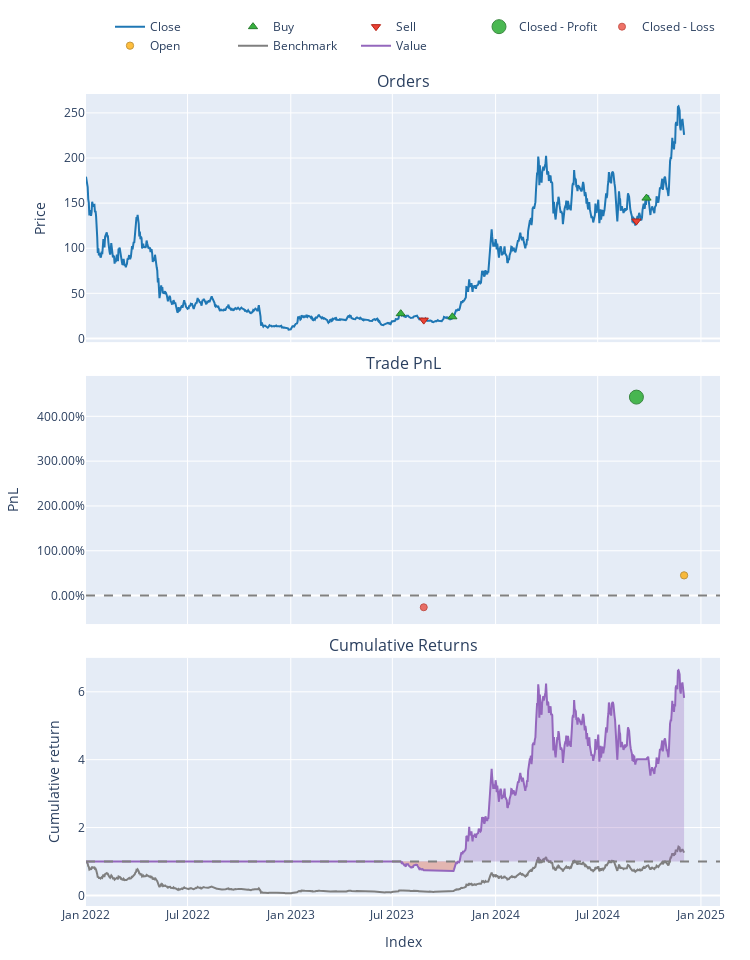

Source (notebook cell):
### Code cell
pf['SOLUSD'].plot().show()

### Figure 1 — Plotly figure (JSON) as saved in the notebook; plotly's stock layout.template omitted (floating-point values rounded to 4 significant figures; data arrays with more than 128 entries replaced by an {"elided": "..."} marker saying what was removed)
{"data": [{"legendgroup": "0", "line": {"color": "#1f77b4"}, "mode": "lines", "name": "Close", "showlegend": true, "type": "scatter", "uid": "41a5deaf-5513-4528-91d2-b019d303a616", "x": {"elided": "1067 str values"}, "xaxis": "x", "y": {"elided": "1067 float values"}, "yaxis": "y"}, {"customdata": [["0", "2023-07-16 00:00:00+00:00", "2023-07-16 00:00:00+00:00", "2023-07-16 00:00:00+00:00", 3.646, 27.43, 0, "Market", "None"], ["2", "2023-10-16 00:00:00+00:00", "2023-10-16 00:00:00+00:00", "2023-10-16 00:00:00+00:00", 3.083, 23.97, 0, "Market", "None"], ["4", "2024-09-26 00:00:00+00:00", "2024-09-26 00:00:00+00:00", "2024-09-26 00:00:00+00:00", 2.579, 155.6, 0, "Market", "None"]], "hovertemplate": "<br>Order Id: %{customdata[0]}\n<br>Signal Index: %{customdata[1]}\n<br>Creation Index: %{customdata[2]}\n<br>Fill Index: %{customdata[3]}\n<br>Size: %{customdata[4]:,}\n<br>Price: %{customdata[5]:,}\n<br>Fees: %{customdata[6]:,}\n<br>Type: %{customdata[7]}\n<br>Stop Type: %{customdata[8]}", "legendgroup": "1", "marker": {"color": "#37B13F", "line": {"color": "rgb(38,123,44)", "width": 1}, "size": 8, "symbol": "triangle-up"}, "mode": "markers", "name": "Buy", "type": "scatter", "uid": "4087c966-8d52-4ecf-afad-3edb428cf0e5", "x": ["2023-07-16T00:00:00+00:00", "2023-10-16T00:00:00+00:00", "2024-09-26T00:00:00+00:00"], "xaxis": "x", "y": [27.43, 23.97, 155.6], "yaxis": "y"}, {"customdata": [["1", "2023-08-26 00:00:00+00:00", "2023-08-26 00:00:00+00:00", "2023-08-26 00:00:00+00:00", 3.646, 20.27, 0, "Market", "None"], ["3", "2024-09-08 00:00:00+00:00", "2024-09-08 00:00:00+00:00", "2024-09-08 00:00:00+00:00", 3.083, 130.1, 0, "Market", "None"]], "hovertemplate": "<br>Order Id: %{customdata[0]}\n<br>Signal Index: %{customdata[1]}\n<br>Creation Index: %{customdata[2]}\n<br>Fill Index: %{customdata[3]}\n<br>Size: %{customdata[4]:,}\n<br>Price: %{customdata[5]:,}\n<br>Fees: %{customdata[6]:,}\n<br>Type: %{customdata[7]}\n<br>Stop Type: %{customdata[8]}", "legendgroup": "2", "marker": {"color": "#EA4335", "line": {"color": "rgb(181,31,18)", "width": 1}, "size": 8, "symbol": "triangle-down"}, "mode": "markers", "name": "Sell", "type": "scatter", "uid": "84dbe0a5-f57d-4095-9c1c-51a45617a00e", "x": ["2023-08-26T00:00:00+00:00", "2024-09-08T00:00:00+00:00"], "xaxis": "x", "y": [20.27, 130.1], "yaxis": "y"}, {"customdata": [["1", "1", "2024-09-08 00:00:00+00:00", 327.3, 4.429]], "hovertemplate": "<br>Exit Trade Id: %{customdata[0]}\n<br>Position Id: %{customdata[1]}\n<br>Exit Index: %{customdata[2]}\n<br>PnL: %{customdata[3]:,}\n<br>Return: %{customdata[4]:,%}", "legendgroup": "3", "marker": {"color": "#37B13F", "line": {"color": "rgb(38,123,44)", "width": 1}, "opacity": [0.9], "size": [14], "symbol": "circle"}, "mode": "markers", "name": "Closed - Profit", "type": "scatter", "uid": "8aa362c8-015c-46f6-8a55-7288499a2d72", "x": ["2024-09-08T00:00:00+00:00"], "xaxis": "x2", "y": [4.429], "yaxis": "y2"}, {"customdata": [["0", "0", "2023-08-26 00:00:00+00:00", -26.1, -0.261]], "hovertemplate": "<br>Exit Trade Id: %{customdata[0]}\n<br>Position Id: %{customdata[1]}\n<br>Exit Index: %{customdata[2]}\n<br>PnL: %{customdata[3]:,}\n<br>Return: %{customdata[4]:,%}", "legendgroup": "4", "marker": {"color": "#EA4335", "line": {"color": "rgb(181,31,18)", "width": 1}, "opacity": [0.75], "size": [7], "symbol": "circle"}, "mode": "markers", "name": "Closed - Loss", "type": "scatter", "uid": "30a200bd-af3d-4190-8c72-2034ef45353b", "x": ["2023-08-26T00:00:00+00:00"], "xaxis": "x2", "y": [-0.261], "yaxis": "y2"}, {"customdata": [["2", "2", "2024-12-02 00:00:00+00:00", 181.0, 0.4512]], "hovertemplate": "<br>Exit Trade Id: %{customdata[0]}\n<br>Position Id: %{customdata[1]}\n<br>Exit Index: %{customdata[2]}\n<br>PnL: %{customdata[3]:,}\n<br>Return: %{customdata[4]:,%}", "legendgroup": "5", "marker": {"color": "#FFAA00", "line": {"color": "rgb(178,118,0)", "width": 1}, "opacity": [0.7568], "size": [7.319], "symbol": "circle"}, "mode": "markers", "name": "Open", "type": "scatter", "uid": "973d361e-d05f-4f3b-a9fb-a79ba938805d", "x": ["2024-12-02T00:00:00+00:00"], "xaxis": "x2", "y": [0.4512], "yaxis": "y2"}, {"legendgroup": "6", "line": {"color": "#7f7f7f"}, "mode": "lines", "name": "Benchmark", "showlegend": true, "type": "scatter", "uid": "64ae28db-7d82-4c7d-9cdb-9f8781096f92", "x": {"elided": "1067 str values"}, "xaxis": "x3", "y": {"elided": "1067 float values"}, "yaxis": "y3"}, {"hoverinfo": "skip", "line": {"color": "rgba(0, 0, 0, 0)", "width": 0}, "mode": "lines", "opacity": 0, "showlegend": false, "type": "scatter", "uid": "e4c7a2e1-f099-4d16-868b-1a2026022af3", "x": {"elided": "1067 str values"}, "xaxis": "x3", "y": {"elided": "1067 int values"}, "yaxis": "y3"}, {"connectgaps": false, "fill": "tonexty", "fillcolor": "rgba(148,103,189,0.3000)", "hoverinfo": "skip", "line": {"color": "rgba(0, 0, 0, 0)", "width": 0}, "mode": "lines", "opacity": 0, "showlegend": false, "type": "scatter", "uid": "57044c26-5cd1-4ab3-a51b-eca0ed6ed7da", "x": {"elided": "1067 str values"}, "xaxis": "x3", "y": {"elided": "1067 float values"}, "yaxis": "y3"}, {"hoverinfo": "skip", "line": {"color": "rgba(0, 0, 0, 0)", "width": 0}, "mode": "lines", "opacity": 0, "showlegend": false, "type": "scatter", "uid": "6d1c5b5d-2a24-48cb-a739-606f276ca46b", "x": {"elided": "1067 str values"}, "xaxis": "x3", "y": {"elided": "1067 int values"}, "yaxis": "y3"}, {"connectgaps": false, "fill": "tonexty", "fillcolor": "rgba(220,57,18,0.3000)", "hoverinfo": "skip", "line": {"color": "rgba(0, 0, 0, 0)", "width": 0}, "mode": "lines", "opacity": 0, "showlegend": false, "type": "scatter", "uid": "ca80623b-4128-4e49-a98e-dd4adfc23af1", "x": {"elided": "1067 str values"}, "xaxis": "x3", "y": {"elided": "1067 float values"}, "yaxis": "y3"}, {"legendgroup": "7", "line": {"color": "#9467bd"}, "mode": "lines", "name": "Value", "showlegend": true, "type": "scatter", "uid": "75869d22-94fc-40cf-868e-76c1a06fa556", "x": {"elided": "1067 str values"}, "xaxis": "x3", "y": {"elided": "1067 float values"}, "yaxis": "y3"}, {"hoverinfo": "skip", "line": {"color": "rgba(0, 0, 0, 0)", "width": 0}, "mode": "lines", "opacity": 0, "showlegend": false, "type": "scatter", "uid": "84cb4f07-e6fa-430e-98de-2839801dcdd1", "x": {"elided": "1067 str values"}, "xaxis": "x3", "y": {"elided": "1067 int values"}, "yaxis": "y3"}], "layout": {"annotations": [{"font": {"size": 16}, "showarrow": false, "text": "Orders", "x": 0.5, "xanchor": "center", "xref": "paper", "y": 1, "yanchor": "bottom", "yref": "paper"}, {"font": {"size": 16}, "showarrow": false, "text": "Trade PnL", "x": 0.5, "xanchor": "center", "xref": "paper", "y": 0.6528, "yanchor": "bottom", "yref": "paper"}, {"font": {"size": 16}, "showarrow": false, "text": "Cumulative Returns", "x": 0.5, "xanchor": "center", "xref": "paper", "y": 0.3056, "yanchor": "bottom", "yref": "paper"}], "height": 960, "legend": {"orientation": "h", "traceorder": "normal", "x": 1, "xanchor": "right", "y": 1.042, "yanchor": "bottom"}, "margin": {"b": 30, "l": 30, "r": 30, "t": 30}, "shapes": [{"line": {"color": "gray", "dash": "dash"}, "type": "line", "x0": 0, "x1": 1, "xref": "paper", "y0": 0, "y1": 0, "yref": "y2"}, {"line": {"color": "gray", "dash": "dash"}, "type": "line", "x0": 0, "x1": 1, "xref": "paper", "y0": 1, "y1": 1, "yref": "y3"}], "showlegend": true, "width": 750, "xaxis": {"anchor": "y", "autorange": true, "domain": [0, 1], "matches": "x3", "range": ["2022-01-01", "2025-02-04 19:17:33.3898"], "showticklabels": false, "type": "date"}, "xaxis2": {"anchor": "y2", "autorange": true, "domain": [0, 1], "matches": "x3", "range": ["2022-01-01", "2025-02-04 19:17:33.3898"], "showticklabels": false, "type": "date"}, "xaxis3": {"anchor": "y3", "autorange": true, "domain": [0, 1], "range": ["2022-01-01", "2025-02-04 19:17:33.3898"], "title": {"text": "Index"}, "type": "date"}, "yaxis": {"anchor": "x", "autorange": true, "domain": [0.6944, 1], "range": [-4.115, 271.0], "title": {"text": "Price"}, "type": "linear"}, "yaxis2": {"anchor": "x2", "autorange": true, "domain": [0.3472, 0.6528], "range": [-0.6353, 4.901], "tickformat": ".2%", "title": {"text": "PnL"}, "type": "linear"}, "yaxis3": {"anchor": "x3", "autorange": true, "domain": [0, 0.3056], "range": [-0.3117, 6.999], "title": {"text": "Cumulative return"}, "type": "linear"}}}
